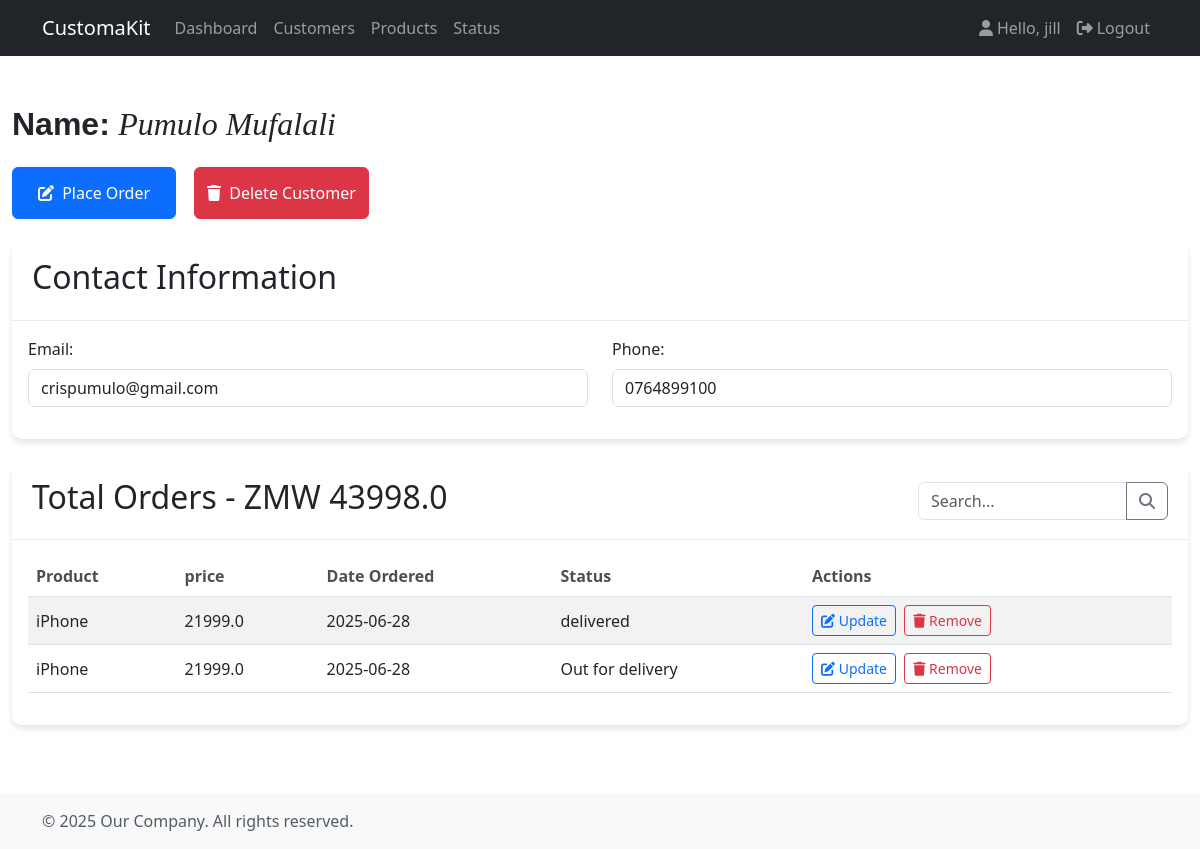
The app's page /customer/1/ (signed in), older data.
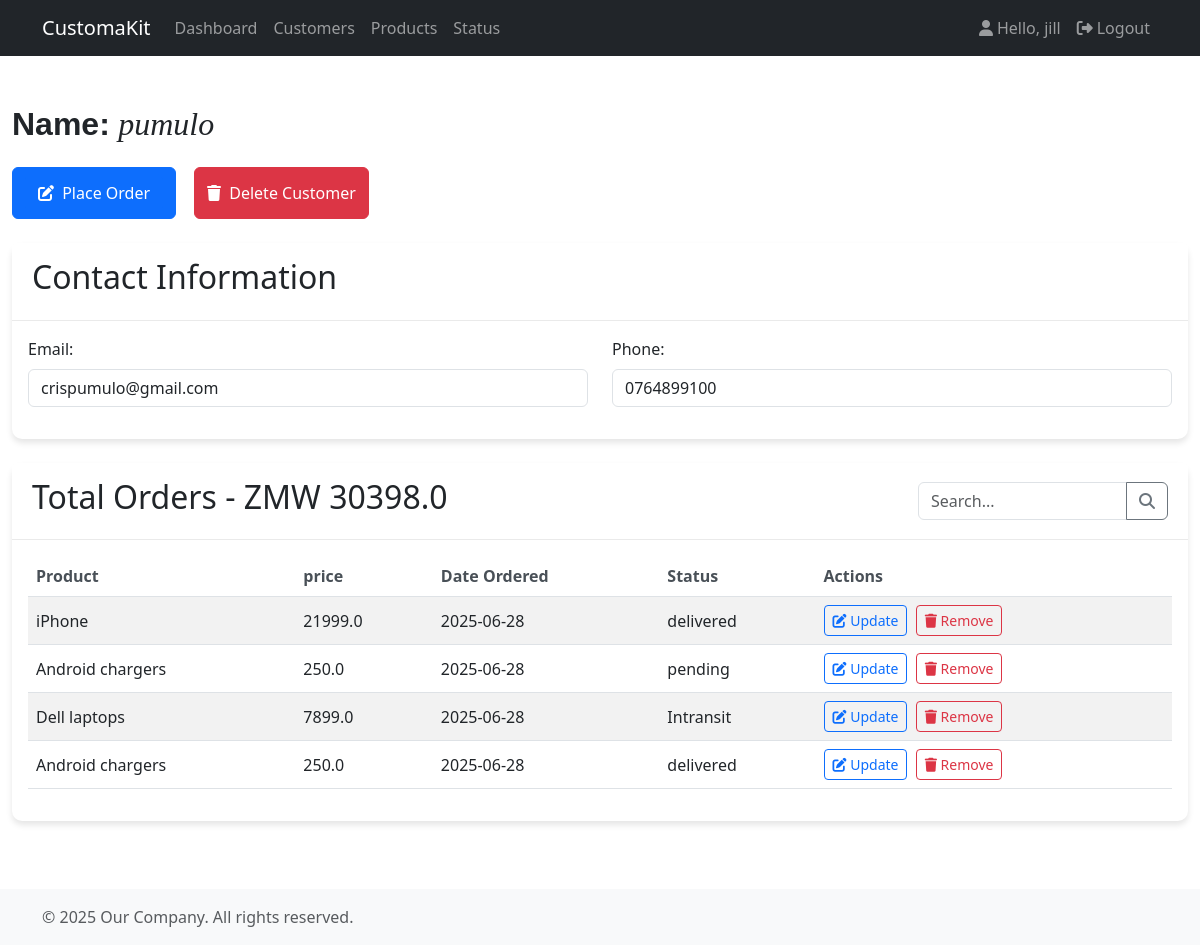
The same page, newer data.
### customer/models.py (models this page shows, shortened)
class Customer(models.Model):
  user = models.OneToOneField(User, null=True, on_delete=models.CASCADE)
  name = models.CharField(max_length=200, null=True)
  phone = models.CharField(max_length=200, null=True)
  profile_pic = models.ImageField(null=True, blank=True)
  email = models.CharField(max_length=200, null=True, unique=True)
  created_at = models.DateTimeField(auto_now_add=True)

### product/models.py (models this page shows, shortened)
class Order(models.Model):
  STATUS = (
    ('delivered', 'delivered'),
    ('Intransit', 'Intransit'),
    ('pending', 'pending'),
  )
  customer = models.ForeignKey(Customer, null=True, on_delete=models.CASCADE)
  product = models.ForeignKey(Product, null=True, on_delete=models.CASCADE)
  status = models.CharField(max_length=100, null=True, choices=STATUS)
  created_at = models.DateTimeField(auto_now_add=True)

class Product(models.Model):
  name = models.CharField(max_length=70, null=True)
  price = models.FloatField(null=True)
  description = models.CharField(max_length=100, null=True)
  created_at = models.DateTimeField(auto_now_add=True)
  tags = models.ManyToManyField(Tag)

### accounts/decorators.py (the view)
    def wrapper_func(request, *args, **kwargs):
      group = ''
      if request.user.groups.exists():
        group = request.user.groups.all()[0].name
      if group in allowed_roles:
        return view_func(request, *args, **kwargs)
      else:
        return HttpResponse('You are not authorized to access this page')

### customer/views.py (called while the page is built)
@login_required(login_url='login')
@allowed_user(allowed_roles=['admin'])
def customer(request, pk):
  customers = Customer.objects.all()
  customer_name = Customer.objects.get(id=pk)
  order = customer_name.order_set.all()
  total_order=0.0
  orders = Order.objects.filter(customer_id=pk)
  for item in orders:
    total_order += item.product.price
  context = {
    'customers':customers,
    'total_order':total_order,
    'customer':customer_name,
    'orders':order,
  }
  return render(request, 'customer/customer.html', context)

### customer/templates/customer/customer.html (shortened to what this page needs)
{% extends 'accounts/main.html' %}
{% load static %}
{% block extra_css %}
<link rel="stylesheet" href="{% static 'customer.css' %}">
{% endblock %}
{% block content %}
<h2 class="mt-4 mb-4">
  <span style="font-family: Arial, sans-serif; font-weight: bold;">Name:</span>
  <span style="font-family: Georgia, serif; font-style: italic;">{{ customer.name }}</span>
</h2>
<div class="action-buttons mb-4">
    <button class="btn btn-primary me-2" id="updateCustomerBtn">
        <a class="btn btn-primary" href="{% url 'create_order' customer.id %}"><i class="fas fa-edit me-1" hre></i> Place Order</a>
    </button>
    <button class="btn btn-danger" id="deleteCustomerBtn">
        <i class="fas fa-trash me-1"></i> Delete Customer
    </button>
</div>
<div class="card mb-4">
    <div class="card-header">
        <h2>Contact Information</h2>
    </div>
    <div class="card-body">
        <div class="row">
            <div class="col-md-6 mb-3">
                <label for="email" class="form-label">Email:</label>
                <input type="email" class="form-control" id="email" value="{{ customer.email }}" readonly>
            </div>
            <div class="col-md-6 mb-3">
                <label for="phone" class="form-label">Phone:</label>
                <input type="tel" class="form-control" id="phone" value="{{ customer.phone }}" readonly>
            </div>
        </div>
    </div>
</div>
<div class="card">
    <div class="card-header">
        <div class="d-flex justify-content-between align-items-center">
            <h2>Total Orders - ZMW {{total_order}}</h2>
            <div class="search-box">
                <div class="input-group">
                    <input type="text" class="form-control" placeholder="Search..." id="orderSearch">
                    <button class="btn btn-outline-secondary" type="button">
                        <i class="fas fa-search"></i>
                    </button>
                </div>
            </div>
        </div>
    </div>
    <div class="card-body">
        <div class="table-responsive">
            <table class="table table-striped table-hover">
                <thead>
                    <tr>
                        <th>Product</th>
                        <th>price</th>
                        <th>Date Ordered</th>
                        <th>Status</th>
                        <th>Actions</th>
                    </tr>
                </thead>
                <tbody>
                    {% for order in orders %}
                    <tr>
                        <td>{{ order.product.name }}</td>
                        <td>{{ order.product.price }}</td>
                        <td>{{ order.created_at|date:"Y-m-d" }}</td>
                        <td>{{ order.status }}</td>
                        <td>
                            <button class="btn btn-sm btn-outline-primary me-1 update-order-btn" data-order-id="{{ order.id }}">
                                <i class="fas fa-edit"></i> Update
                            </button>
                            <button class="btn btn-sm btn-outline-danger remove-order-btn" data-order-id="{{ order.id }}">
                                <i class="fas fa-trash"></i> Remove
                            </button>
                        </td>
                    </tr>
                    {% endfor %}
                </tbody>
            </table>
        </div>
    </div>
</div>
{% endblock %}

Row changes from the older to the newer data that the page shows:
removed Order: product.name "iPhone", product.price "21999.0", created_at "2025-06-28", status "Out for delivery"
changed Customer "crispumulo@gmail.com": name "Pumulo Mufalali" → "pumulo"
added Order: product.name "Android chargers", product.price "250.0", created_at "2025-06-28", status "pending"
added Order: product.name "Dell laptops", product.price "7899.0", created_at "2025-06-28", status "Intransit"
added Order: product.name "Android chargers", product.price "250.0", created_at "2025-06-28", status "delivered"
Text that changed along with them:
{{ total_order }}: "43998.0" → "30398.0"
